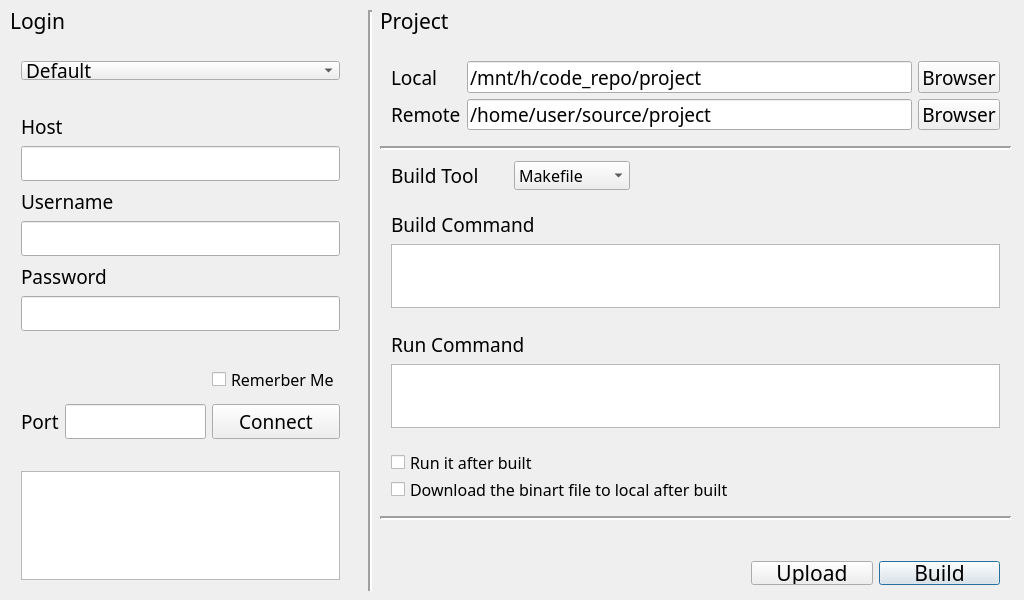
<?xml version="1.0" encoding="UTF-8"?>
<ui version="4.0">
 <class>Widget</class>
 <widget class="QWidget" name="Widget">
  <property name="windowModality">
   <enum>Qt::NonModal</enum>
  </property>
  <property name="geometry">
   <rect>
    <x>0</x>
    <y>0</y>
    <width>1024</width>
    <height>600</height>
   </rect>
  </property>
  <property name="font">
   <font>
    <family>黑体</family>
    <pointsize>14</pointsize>
   </font>
  </property>
  <property name="windowTitle">
   <string>EzCross</string>
  </property>
  <property name="windowOpacity">
   <double>1.000000000000000</double>
  </property>
  <property name="layoutDirection">
   <enum>Qt::LeftToRight</enum>
  </property>
  <widget class="QLabel" name="label_login">
   <property name="geometry">
    <rect>
     <x>10</x>
     <y>0</y>
     <width>81</width>
     <height>41</height>
    </rect>
   </property>
   <property name="font">
    <font>
     <family>微软雅黑</family>
     <pointsize>16</pointsize>
    </font>
   </property>
   <property name="text">
    <string>Login</string>
   </property>
  </widget>
  <widget class="Line" name="split_lr">
   <property name="geometry">
    <rect>
     <x>360</x>
     <y>10</y>
     <width>20</width>
     <height>581</height>
    </rect>
   </property>
   <property name="font">
    <font>
     <family>微软雅黑</family>
    </font>
   </property>
   <property name="frameShadow">
    <enum>QFrame::Sunken</enum>
   </property>
   <property name="lineWidth">
    <number>2</number>
   </property>
   <property name="orientation">
    <enum>Qt::Vertical</enum>
   </property>
  </widget>
  <widget class="QWidget" name="verticalLayoutWidget_4">
   <property name="geometry">
    <rect>
     <x>10</x>
     <y>101</y>
     <width>341</width>
     <height>241</height>
    </rect>
   </property>
   <property name="font">
    <font>
     <family>微软雅黑</family>
    </font>
   </property>
   <layout class="QVBoxLayout" name="verticalLayout_4">
    <item>
     <widget class="QLabel" name="label_host">
      <property name="font">
       <font>
        <family>微软雅黑</family>
       </font>
      </property>
      <property name="text">
       <string>Host</string>
      </property>
     </widget>
    </item>
    <item>
     <widget class="QLineEdit" name="lineEdit_host">
      <property name="font">
       <font>
        <family>微软雅黑</family>
       </font>
      </property>
     </widget>
    </item>
    <item>
     <widget class="QLabel" name="label_username">
      <property name="font">
       <font>
        <family>微软雅黑</family>
       </font>
      </property>
      <property name="text">
       <string>Username</string>
      </property>
     </widget>
    </item>
    <item>
     <widget class="QLineEdit" name="lineEdit_username">
      <property name="font">
       <font>
        <family>微软雅黑</family>
       </font>
      </property>
     </widget>
    </item>
    <item>
     <widget class="QLabel" name="label_password">
      <property name="font">
       <font>
        <family>微软雅黑</family>
       </font>
      </property>
      <property name="text">
       <string>Password</string>
      </property>
     </widget>
    </item>
    <item>
     <widget class="QLineEdit" name="lineEdit_password">
      <property name="font">
       <font>
        <family>微软雅黑</family>
       </font>
      </property>
      <property name="echoMode">
       <enum>QLineEdit::PasswordEchoOnEdit</enum>
      </property>
     </widget>
    </item>
   </layout>
  </widget>
  <widget class="QWidget" name="gridLayoutWidget">
   <property name="geometry">
    <rect>
     <x>10</x>
     <y>350</y>
     <width>341</width>
     <height>105</height>
    </rect>
   </property>
   <property name="font">
    <font>
     <family>微软雅黑</family>
    </font>
   </property>
   <layout class="QGridLayout" name="gridLayout">
    <item row="0" column="2">
     <widget class="QCheckBox" name="checkBox_remerber_me">
      <property name="font">
       <font>
        <family>微软雅黑</family>
        <pointsize>12</pointsize>
       </font>
      </property>
      <property name="text">
       <string>Remerber Me</string>
      </property>
     </widget>
    </item>
    <item row="2" column="2">
     <widget class="QPushButton" name="Button_connect">
      <property name="font">
       <font>
        <family>微软雅黑</family>
       </font>
      </property>
      <property name="text">
       <string>Connect</string>
      </property>
     </widget>
    </item>
    <item row="2" column="0">
     <widget class="QLabel" name="label_Port">
      <property name="font">
       <font>
        <family>微软雅黑</family>
       </font>
      </property>
      <property name="text">
       <string>Port</string>
      </property>
     </widget>
    </item>
    <item row="2" column="1">
     <widget class="QLineEdit" name="lineEdit_port">
      <property name="font">
       <font>
        <family>微软雅黑</family>
       </font>
      </property>
     </widget>
    </item>
   </layout>
  </widget>
  <widget class="QWidget" name="verticalLayoutWidget_5">
   <property name="geometry">
    <rect>
     <x>10</x>
     <y>50</y>
     <width>341</width>
     <height>41</height>
    </rect>
   </property>
   <property name="font">
    <font>
     <family>微软雅黑</family>
    </font>
   </property>
   <layout class="QVBoxLayout" name="verticalLayout_5">
    <item>
     <widget class="QComboBox" name="comboBox_user_choice">
      <property name="font">
       <font>
        <family>微软雅黑</family>
       </font>
      </property>
      <item>
       <property name="text">
        <string>Default</string>
       </property>
      </item>
     </widget>
    </item>
   </layout>
  </widget>
  <widget class="QLabel" name="label_login_2">
   <property name="geometry">
    <rect>
     <x>380</x>
     <y>0</y>
     <width>111</width>
     <height>41</height>
    </rect>
   </property>
   <property name="font">
    <font>
     <family>微软雅黑</family>
     <pointsize>16</pointsize>
    </font>
   </property>
   <property name="text">
    <string>Project</string>
   </property>
  </widget>
  <widget class="QWidget" name="gridLayoutWidget_2">
   <property name="geometry">
    <rect>
     <x>380</x>
     <y>50</y>
     <width>631</width>
     <height>91</height>
    </rect>
   </property>
   <property name="font">
    <font>
     <family>微软雅黑</family>
    </font>
   </property>
   <layout class="QGridLayout" name="gridLayout_2">
    <item row="0" column="2">
     <widget class="QPushButton" name="pushButton_local_browser">
      <property name="font">
       <font>
        <family>微软雅黑</family>
       </font>
      </property>
      <property name="text">
       <string>Browser</string>
      </property>
     </widget>
    </item>
    <item row="0" column="1">
     <widget class="QLineEdit" name="lineEdit_local">
      <property name="font">
       <font>
        <family>微软雅黑</family>
       </font>
      </property>
      <property name="text">
       <string>/mnt/h/code_repo/project</string>
      </property>
     </widget>
    </item>
    <item row="0" column="0">
     <widget class="QLabel" name="label_local">
      <property name="font">
       <font>
        <family>微软雅黑</family>
       </font>
      </property>
      <property name="text">
       <string>Local</string>
      </property>
     </widget>
    </item>
    <item row="1" column="0">
     <widget class="QLabel" name="label_remote">
      <property name="font">
       <font>
        <family>微软雅黑</family>
       </font>
      </property>
      <property name="text">
       <string>Remote</string>
      </property>
     </widget>
    </item>
    <item row="1" column="1">
     <widget class="QLineEdit" name="lineEdit_remote">
      <property name="font">
       <font>
        <family>微软雅黑</family>
       </font>
      </property>
      <property name="text">
       <string>/home/user/source/project</string>
      </property>
     </widget>
    </item>
    <item row="1" column="2">
     <widget class="QPushButton" name="pushButton_remote_browser">
      <property name="font">
       <font>
        <family>微软雅黑</family>
       </font>
      </property>
      <property name="text">
       <string>Browser</string>
      </property>
     </widget>
    </item>
   </layout>
  </widget>
  <widget class="Line" name="line">
   <property name="geometry">
    <rect>
     <x>380</x>
     <y>140</y>
     <width>631</width>
     <height>16</height>
    </rect>
   </property>
   <property name="font">
    <font>
     <family>微软雅黑</family>
    </font>
   </property>
   <property name="lineWidth">
    <number>2</number>
   </property>
   <property name="orientation">
    <enum>Qt::Horizontal</enum>
   </property>
  </widget>
  <widget class="QWidget" name="horizontalLayoutWidget">
   <property name="geometry">
    <rect>
     <x>380</x>
     <y>150</y>
     <width>261</width>
     <height>51</height>
    </rect>
   </property>
   <property name="font">
    <font>
     <family>微软雅黑</family>
    </font>
   </property>
   <layout class="QHBoxLayout" name="horizontalLayout_3">
    <item>
     <widget class="QLabel" name="label_build_tool">
      <property name="font">
       <font>
        <family>微软雅黑</family>
       </font>
      </property>
      <property name="text">
       <string>Build Tool</string>
      </property>
     </widget>
    </item>
    <item>
     <widget class="QComboBox" name="comboBox_build_tool">
      <property name="font">
       <font>
        <family>微软雅黑</family>
        <pointsize>12</pointsize>
       </font>
      </property>
      <item>
       <property name="text">
        <string>Makefile</string>
       </property>
      </item>
      <item>
       <property name="text">
        <string>CMake</string>
       </property>
      </item>
      <item>
       <property name="text">
        <string>Ninja</string>
       </property>
      </item>
      <item>
       <property name="text">
        <string>...</string>
       </property>
      </item>
     </widget>
    </item>
   </layout>
  </widget>
  <widget class="QWidget" name="verticalLayoutWidget">
   <property name="geometry">
    <rect>
     <x>380</x>
     <y>200</y>
     <width>631</width>
     <height>119</height>
    </rect>
   </property>
   <layout class="QVBoxLayout" name="verticalLayout_2">
    <item>
     <widget class="QLabel" name="label_build_command">
      <property name="text">
       <string>Build Command</string>
      </property>
     </widget>
    </item>
    <item>
     <widget class="QTextEdit" name="textEdit_build_command"/>
    </item>
   </layout>
  </widget>
  <widget class="QWidget" name="verticalLayoutWidget_2">
   <property name="geometry">
    <rect>
     <x>380</x>
     <y>320</y>
     <width>631</width>
     <height>119</height>
    </rect>
   </property>
   <layout class="QVBoxLayout" name="verticalLayout_3">
    <item>
     <widget class="QLabel" name="label_run_command">
      <property name="text">
       <string>Run Command</string>
      </property>
     </widget>
    </item>
    <item>
     <widget class="QTextEdit" name="textEdit_run_command"/>
    </item>
   </layout>
  </widget>
  <widget class="QWidget" name="verticalLayoutWidget_3">
   <property name="geometry">
    <rect>
     <x>380</x>
     <y>440</y>
     <width>631</width>
     <height>71</height>
    </rect>
   </property>
   <layout class="QVBoxLayout" name="verticalLayout_7">
    <item>
     <widget class="QCheckBox" name="checkBox_run_it">
      <property name="font">
       <font>
        <family>微软雅黑</family>
        <pointsize>12</pointsize>
       </font>
      </property>
      <property name="text">
       <string>Run it after built</string>
      </property>
     </widget>
    </item>
    <item>
     <widget class="QCheckBox" name="checkBox_download_it">
      <property name="font">
       <font>
        <family>微软雅黑</family>
        <pointsize>12</pointsize>
       </font>
      </property>
      <property name="text">
       <string>Download the binart file to local after built</string>
      </property>
     </widget>
    </item>
   </layout>
  </widget>
  <widget class="Line" name="line_2">
   <property name="geometry">
    <rect>
     <x>380</x>
     <y>510</y>
     <width>631</width>
     <height>16</height>
    </rect>
   </property>
   <property name="lineWidth">
    <number>2</number>
   </property>
   <property name="orientation">
    <enum>Qt::Horizontal</enum>
   </property>
  </widget>
  <widget class="QWidget" name="gridLayoutWidget_3">
   <property name="geometry">
    <rect>
     <x>740</x>
     <y>550</y>
     <width>271</width>
     <height>46</height>
    </rect>
   </property>
   <layout class="QGridLayout" name="gridLayout_3">
    <item row="0" column="1">
     <widget class="QPushButton" name="pushButton_build">
      <property name="font">
       <font>
        <family>微软雅黑</family>
        <pointsize>16</pointsize>
       </font>
      </property>
      <property name="text">
       <string>Build</string>
      </property>
      <property name="autoDefault">
       <bool>false</bool>
      </property>
      <property name="default">
       <bool>true</bool>
      </property>
      <property name="flat">
       <bool>false</bool>
      </property>
     </widget>
    </item>
    <item row="0" column="0">
     <widget class="QPushButton" name="pushButton_upload">
      <property name="font">
       <font>
        <family>微软雅黑</family>
        <pointsize>16</pointsize>
       </font>
      </property>
      <property name="text">
       <string>Upload</string>
      </property>
     </widget>
    </item>
   </layout>
  </widget>
  <widget class="QWidget" name="horizontalLayoutWidget_2">
   <property name="geometry">
    <rect>
     <x>10</x>
     <y>460</y>
     <width>341</width>
     <height>131</height>
    </rect>
   </property>
   <layout class="QHBoxLayout" name="horizontalLayout">
    <item>
     <widget class="QTextEdit" name="textEdit_showback">
      <property name="font">
       <font>
        <family>微软雅黑</family>
        <pointsize>8</pointsize>
       </font>
      </property>
      <property name="html">
       <string>&lt;!DOCTYPE HTML PUBLIC &quot;-//W3C//DTD HTML 4.0//EN&quot; &quot;http://www.w3.org/TR/REC-html40/strict.dtd&quot;&gt;
&lt;html&gt;&lt;head&gt;&lt;meta name=&quot;qrichtext&quot; content=&quot;1&quot; /&gt;&lt;style type=&quot;text/css&quot;&gt;
p, li { white-space: pre-wrap; }
&lt;/style&gt;&lt;/head&gt;&lt;body style=&quot; font-family:'微软雅黑'; font-size:8pt; font-weight:400; font-style:normal;&quot;&gt;
&lt;p style=&quot;-qt-paragraph-type:empty; margin-top:0px; margin-bottom:0px; margin-left:0px; margin-right:0px; -qt-block-indent:0; text-indent:0px;&quot;&gt;&lt;br /&gt;&lt;/p&gt;&lt;/body&gt;&lt;/html&gt;</string>
      </property>
     </widget>
    </item>
   </layout>
  </widget>
 </widget>
 <layoutdefault spacing="6" margin="11"/>
 <resources/>
 <connections/>
</ui>
